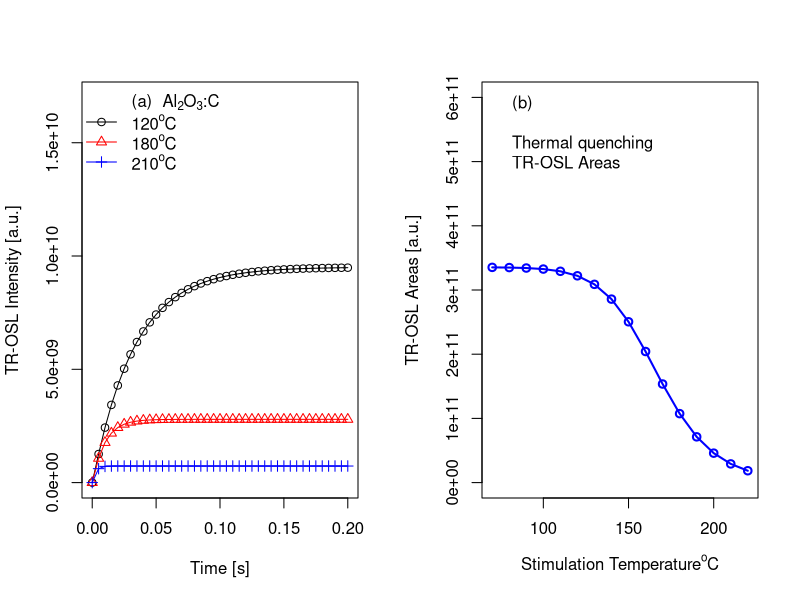

The R script that drew this image:
#Simulate TR-PL experiments with Nikiforov/Pagonis model
rm(list = ls(all=T))
library("deSolve")
PagonisAlumina <- function(t, x, parms) {
  with(as.list(c(parms, x)), {
    dn<- -s*exp(-E/(kb*(273+T)))*n+alpha*(N-n)*nc
    dm1<- delta1*(M1-m1)*nc
    dm2<- delta2*(M2-m2)*nc
    dnc<- s*n*exp(-E/(kb*(273+T)))-delta1*(M1-m1)*nc-
      delta2*(M2-m2)*nc-Gamma*nF*nc-alpha*(N-n)*nc+w1*n1P
    dnF<- -Gamma*nF*nc+w1*n1P
    dn3P<-w2*n1P-C*exp(-W/(kb*(273+T)))*n3P-w3*n3P
    dn1P<-f+Gamma*nF*nc-w1*n1P-w2*n1P
    res <- c(dn,dm1,dm2,dnc,dnF,dn3P,dn1P)
    list(res)  })}

TempVar<-function(T){
  parms<- c(E=1.3, s=1e13,alpha=1e-14, delta1=1e-12, delta2=1e-14,
            Gamma=1e-11,N=1e13,M1=1e15,T=T,M2=1e14,C=1e13,W=1,w1=1,w2=3e3,
            w3=w3,f=1e10,kb=8.617e-5)
  y <- xstart <- c(n = 0, m1=1e14,m2=0,nc=0,nF=1e14,n3P=0,n1P=0)
  out <-  ode(xstart, times, PagonisAlumina, parms)  }
w3<-29  
times  <- seq(0, .2,by=.005)
Temps<-seq(70,220,10)
Lc<-temps<-matrix(NA,nrow=length(times),ncol=length(Temps))
areaLc<-vector(length=length(Temps))
for (i in 1:length(Temps)){
  T<-Temps[i]
  a<-TempVar(T)
  Lc[,i]<- w3*a[,"n3P"]
  areaLc[i]<-sum(Lc[,i],rm.NA=TRUE)}
par(mfrow=c(1,2))
plot(times,Lc[,6],typ="o",col="black",xlim=c(0,.2),
     ylim=c(0,1.7e10),pch=1, xlab="Time [s]", 
     ylab="TR-OSL Intensity [a.u.]")
lines(times,Lc[,12],typ="o",col="red",pch=2)
lines(times,Lc[,15],typ="o",col="blue",pch=3)
legend("topleft",bty="n",pch=c(NA,1,2,3),
       lty=c(NA,rep("solid",3)),col=c(NA,"black",
                                      "red","blue"),legend=c(expression("(a)  Al"[2]*"O"[3]*":C",
                                                                        "120"^o*"C","180"^o*"C","210"^o*"C")))
plot(Temps,areaLc,typ="o",col="blue",lwd=2,pch=1,ylim=c(0,6e11),
     xlab=expression("Stimulation Temperature"^o*"C"),
     ylab="TR-OSL Areas [a.u.]")
legend("topleft",bty="n",legend=c("(b)"," ","Thermal quenching",
                                  "TR-OSL Areas"))
